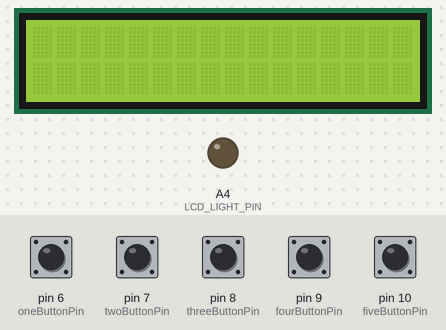
Recording of a sketch running on a simulated Arduino Uno, built with avr-gcc and run on an emulated ATmega328P. Parts: 16×2 character LCD, output pins drawn as LEDs (lit = HIGH). Inputs (shaded band) come from the test bench; at power-on: pin 6 (oneButtonPin), pin 7 (twoButtonPin), pin 8 (threeButtonPin), pin 9 (fourButtonPin), pin 10 (fiveButtonPin) LOW.

Above: at 1.2 s.
1.3 s: pin 6 (oneButtonPin) pulled HIGH for 0.15 s
At 1.7 s:
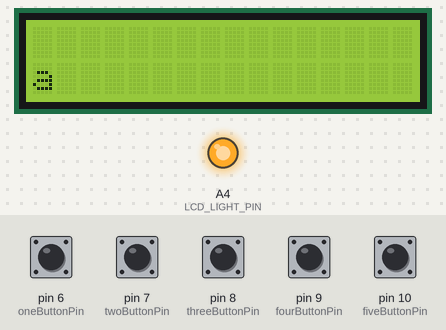
2.9 s: pin 7 (twoButtonPin) pulled HIGH for 0.15 s
At 4.1 s:
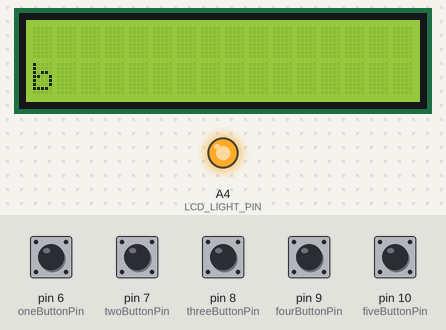
4.5 s: pin 8 (threeButtonPin) pulled HIGH for 0.15 s
At 5.3 s:
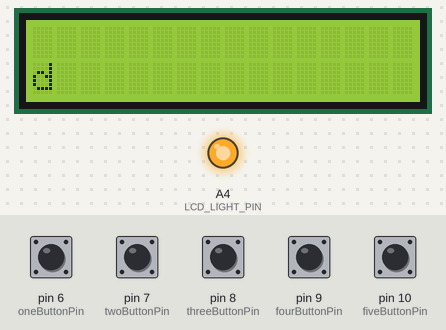
6.1 s: pin 9 (fourButtonPin) pulled HIGH for 0.15 s
At 6.5 s:
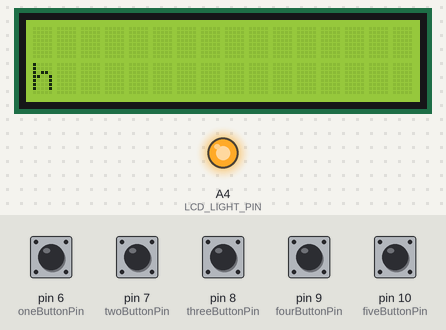
7.7 s: pin 6 (oneButtonPin) pulled HIGH for 1 s
At 8.9 s:
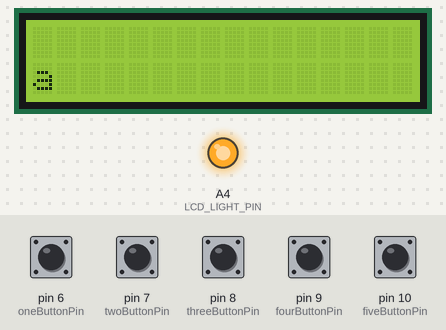
10.2 s: pin 7 (twoButtonPin) pulled HIGH for 1 s
At 10.8 s:
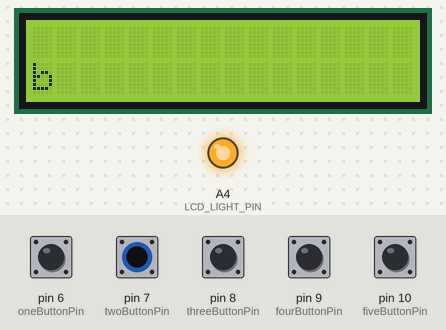
Timing chart, 0 to 13.2 s (numbered marks = the images above; inputs shaded):
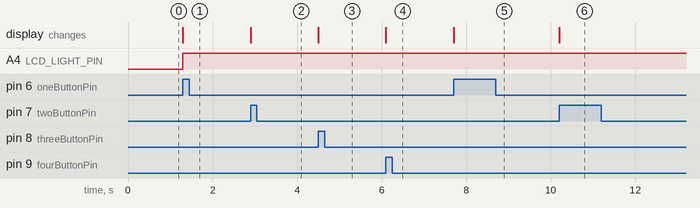

The sketch:

glove.ino
```cpp
/*
 *  Greg Neilson 2016.
 *
 *  Dunedin, New Zealand.
 *
 *  This project has been made using an arduino and a glove. Buttons pressed by the glove
 *  can form to make combinations based on binary.
 *
 *  You are free to use this code as you please as long as you credit Greg Neilson in the code.
 *
 *  Just copy/paste this comment.
 */
#include <LiquidCrystal.h>

// initialize the library with the numbers of the interface pins
LiquidCrystal lcd(12,11,5,4,3,2);

#define LCD_LIGHT_PIN A4
// Constants that represent the physical board itself. Mapping buttons to slots on Arduino.
const int oneButtonPin = 6;
const int twoButtonPin = 7;
const int threeButtonPin = 8;
const int fourButtonPin = 9;
const int fiveButtonPin = 10;

// Initialize button states to 0.
int button1State = 0;
int button2State = 0;
int button3State = 0;
int button4State = 0;
int button5State = 0;

// Initialize output number to 0.
int output = 0;
// set sentance size - size of array. Change for longer sentances.
const int sentSize = 20;
//Init char array that will build up to form a word/sentance. Displays on top line LCD display.
char chosenSentance[sentSize];
//Init position to the starting position.
int position = 0;

void setup() {
  Serial.begin(9600);
    // Setup the number of columns and rows that are available on the LCD.
  lcd.begin(16, 2);
  lcd.noDisplay();

  // Set the button pins as an input.
  pinMode(oneButtonPin, INPUT);
  pinMode(twoButtonPin, INPUT);
  pinMode(threeButtonPin, INPUT);
  pinMode(fourButtonPin, INPUT);
  pinMode(fiveButtonPin, INPUT);
   // Set the LCD display backlight pin as an output.
  pinMode(LCD_LIGHT_PIN, OUTPUT);

  // Turn off the LCD backlight.
  digitalWrite(LCD_LIGHT_PIN, LOW);
}

void loop() {
  readState();
  // Array that has characters in the alphabet. Only have up to p for now as only 4 fingers currently.
  char alphabet[16] = {'a', 'b', 'c', 'd', 'e', 'f', 'g', 'h', 'i', 'j', 'k', 'l', 'm', 'n', 'o', 'p'};
  char chosen;  // Chosen char.
  // Choosing the letter.
  button5State = digitalRead(fiveButtonPin);
  // if output is >= 1 then we have chosen a letter.
  if (output >=1){

    lcd.setCursor(0,1);
    // Need to - 1 because arrays are 0 based.
    lcd.print(alphabet[output-=1]);
    //lcd.print(output);
    // Grabbing letter out of alphabet array and displaying on the second line of LED display.
    digitalWrite(LCD_LIGHT_PIN, HIGH);
    lcd.display();
    // You have pressed a button and you want to confirm that as part of your sentance.
    // Now we set our char chosen to equal the letter we have selected and we add it to
    // the chosenSentance array.
    if (button5State == HIGH){
      chosen = (alphabet[output]);
      lcd.setCursor(position,0);
      lcd.print(chosen);
      //Add letter to sentence
      chosenSentance[position++]=chosen;
      Serial.println(chosenSentance);
      delay(500);
    }
    // Reset output.
    output = 0;
  }
  // Once we have confirmed a sentence, we need to move across.
  if (position>=sentSize){
    position = 0;
  }
}

int readState(){
  //Read buttons
  button1State = digitalRead(oneButtonPin);
  button2State = digitalRead(twoButtonPin);
  button3State = digitalRead(threeButtonPin);
  button4State = digitalRead(fourButtonPin);

  //Encode to output
  if (button1State == HIGH){
    output+=1;
  }
  if (button2State == HIGH){
    output+=2;
  }
  if (button3State == HIGH){
    output+=4;
  }
  if (button4State == HIGH){
    output+=8;
  }
  return output;
}

// Clear stuff.
void clear(){
    lcd.clear();
    lcd.setCursor(0, 0);
}
```

Measured:
- after the input at 1.3 s, A4 (LCD_LIGHT_PIN): LOW → HIGH at once; the display: changes at once (image 1)
- after the input at 2.9 s, the display: changes at once (image 2)
- after the input at 4.5 s, the display: changes at once (image 3)
- after the input at 6.1 s, the display: changes at once (image 4)
- after the input at 7.7 s, the display: changes at once (image 5)
- after the input at 10.2 s, the display: changes at once (image 6)
